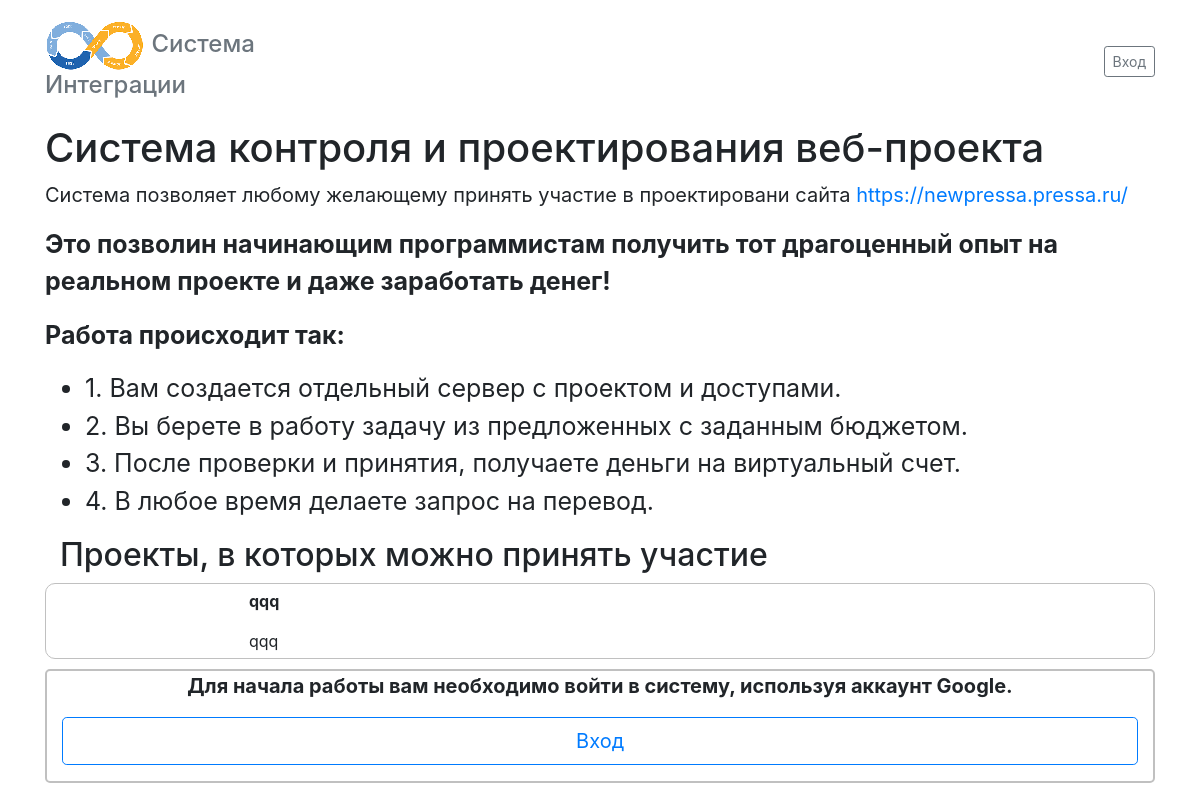
Before: / with the older database file.
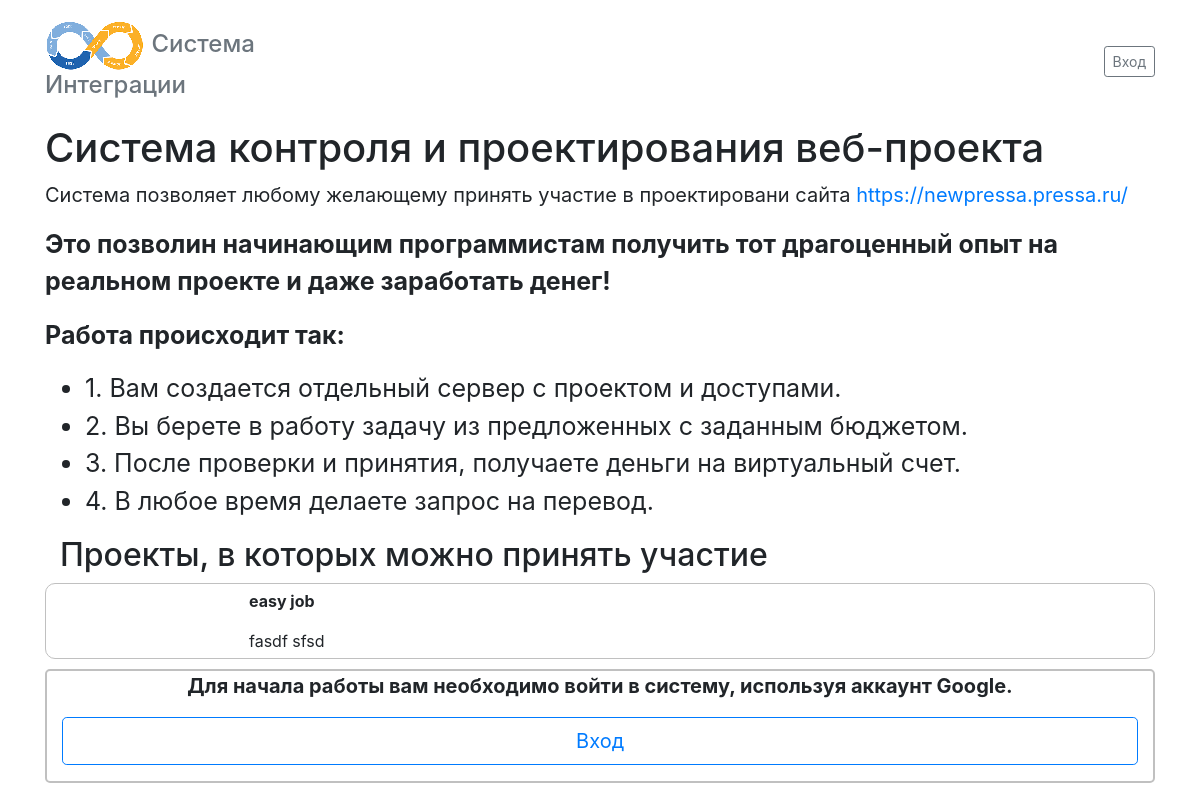
After: the same page with the newer database file.
### project/models.py (models this page shows, shortened)
class Project(models.Model):
    title = models.CharField(verbose_name='Название', max_length=160, unique=True)
    name = models.CharField(verbose_name='Название (лат)', max_length=160, unique=True)
    desc = models.TextField(verbose_name='Описание')
    image = ImageCropField(upload_to='files')
    cropping = ImageRatioField('image', '150x150')
    git = models.CharField(verbose_name='git репозиторий', max_length=250, unique=True)
    @property
    def small_image_url(self):
        try:
            return get_thumbnailer(self.image).get_thumbnail({
                'size': (80, 80),
                'box': self.cropping,
                'crop': 'smart',
            }).url
        except Exception as e:
            return SERVER_NAME + 'static/noimage.png'
    @property
    def small_image_tag(self):
        return mark_safe(f'<img src="{self.small_image_url}">')

### main/views.py (the view)
# urls.py: path('', index),
def index(request):
    if request.user.is_authenticated:
        return redirect('/env')
    projects = Project.objects.all()
    return render(request, 'index.html', {"projects": projects})

### templates/index.html (shortened to what this page needs)
 {% extends 'base.html' %}
 {% block content %}
 <div class="container">
    <h1> Система контроля и проектирования веб-проекта  </h1>
    <p style="font-size: 20px">
        Система позволяет любому желающему принять участие в проектировани сайта  <a href="https://newpressa.pressa.ru/">https://newpressa.pressa.ru/</a>
    </p>
    <p style="font-size: 25px">
        <strong>
            Это позволин начинающим программистам получить тот драгоценный опыт на реальном проекте и даже заработать денег!
        </strong>
    </p>
    <p style="font-size: 25px">
        <strong> Работа происходит так:</strong>
    </p>
    <p>
        <ul style="font-size: 25px">
            <li>1. Вам создается отдельный сервер с проектом и доступами.</li>
            <li>2. Вы берете в работу задачу из предложенных с заданным бюджетом.</li>
            <li>3. После проверки и принятия, получаете деньги на виртуальный счет.</li>
            <li>4. В любое время делаете запрос на перевод.</li>
        </ul>
    </p>
    <div class="container">
        <h2>Проекты, в которых можно принять участие</h2>
        {% for p in projects %}
            <div class="row" style="border: 1px solid silver; border-radius: 10px; margin-bottom: 10px; padding: 5px">
                <div class="col-2">
                </div>
                <div class="col-10">
                    <p><strong>{{ p.title }}</strong></p>
                    {{ p.desc }}
                </div>
            </div>
        {% endfor %}
    </div>
    <div style="border: 2px solid silver; border-radius: 5px">
        <p style="font-size: 20px; text-align: center; font-weight: bold">
            Для начала работы вам необходимо войти в систему, используя аккаунт Google.
        </p>
        <p class="container">
                <a class="btn btn-lg btn-outline-primary btn-block" href="{% url 'social:begin' 'google-oauth2' %}">Вход</a>
        </p>
    </div>
 </div>
    {% endblock %}

Changed rows visible on the page:
removed Project: title "qqq", desc "qqq"
added Project: title "easy job", desc "fasdf sfsd"
